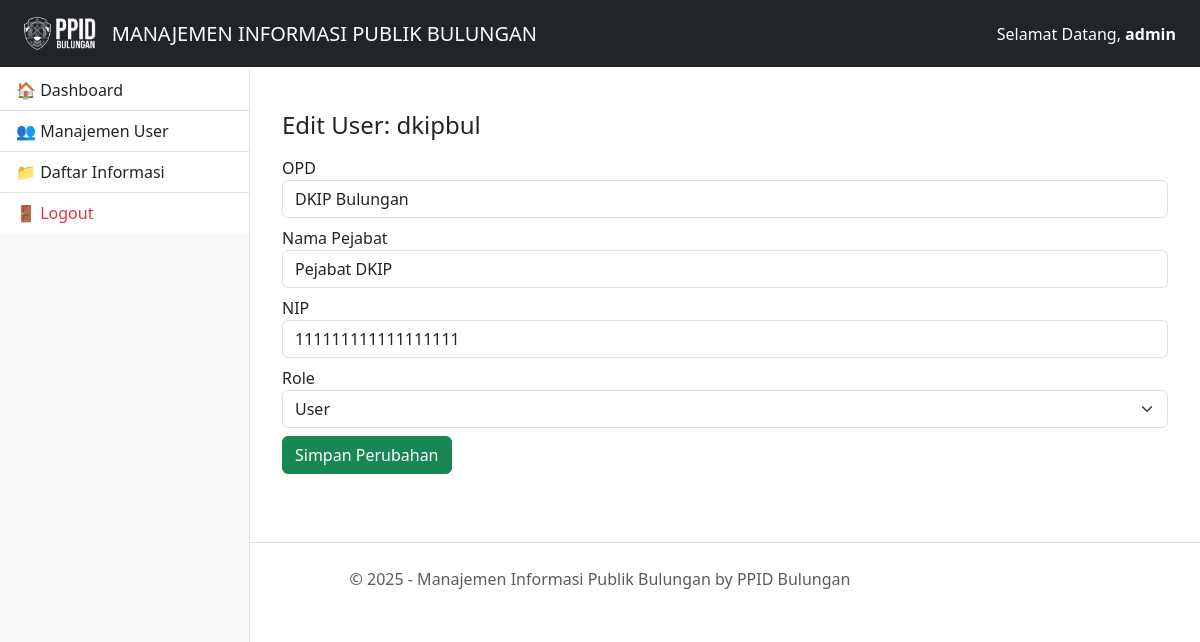
Screenshot of /admin/edit_user.php?id=3 (signed in) with the database file from the repository.
### tables this page shows
CREATE TABLE `users` (
  `id` int(11) NOT NULL,
  `username` varchar(50) NOT NULL,
  `password` varchar(255) NOT NULL,
  `opd` varchar(100) NOT NULL,
  `nama_pejabat` varchar(100) NOT NULL,
  `nip` varchar(30) NOT NULL,
  `role` enum('admin','user') DEFAULT 'user',
  `created_at` timestamp NOT NULL DEFAULT current_timestamp()
);

### admin/edit_user.php (the view, shortened to what this page needs)
<?php
require_once '../config/config.php';
$id = $_GET['id'];
$stmt = $pdo->prepare("SELECT * FROM users WHERE id = ?");
$stmt->execute([$id]);
$user = $stmt->fetch();
include '../includes/header.php';
include '../includes/sidebar.php';
?>
<main class="container mt-4">
    <h4>Edit User: <?= htmlspecialchars($user['username']) ?></h4>
    <form method="POST" class="mt-3">
        <div class="mb-2">
            <label>OPD</label>
            <input type="text" name="opd" class="form-control" value="<?= $user['opd'] ?>" required>
        </div>
        <div class="mb-2">
            <label>Nama Pejabat</label>
            <input type="text" name="nama_pejabat" class="form-control" value="<?= $user['nama_pejabat'] ?>" required>
        </div>
        <div class="mb-2">
            <label>NIP</label>
            <input type="text" name="nip" class="form-control" value="<?= $user['nip'] ?>" required>
        </div>
        <div class="mb-2">
            <label>Role</label>
            <select name="role" class="form-select">
                <option value="user" <?= $user['role'] == 'user' ? 'selected' : '' ?>>User</option>
            </select>
        </div>
        <button type="submit" class="btn btn-success">Simpan Perubahan</button>
    </form>
</main>
<?php include '../includes/footer.php'; ?>
</body>
</html>

### rows the page displays
users: username "dkipbul", opd "DKIP Bulungan", nama_pejabat "Pejabat DKIP", nip "111111111111111111", role "User"

### other values shown
$_SESSION['username'] "admin"
